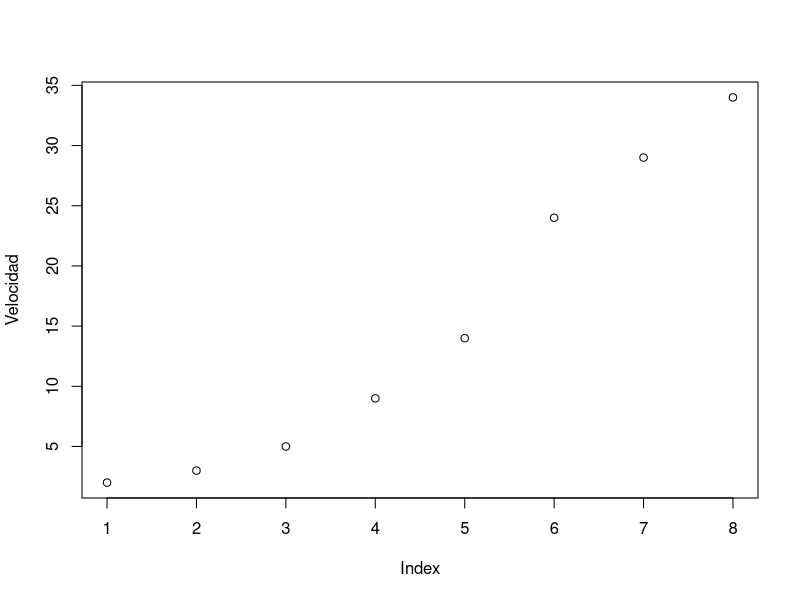
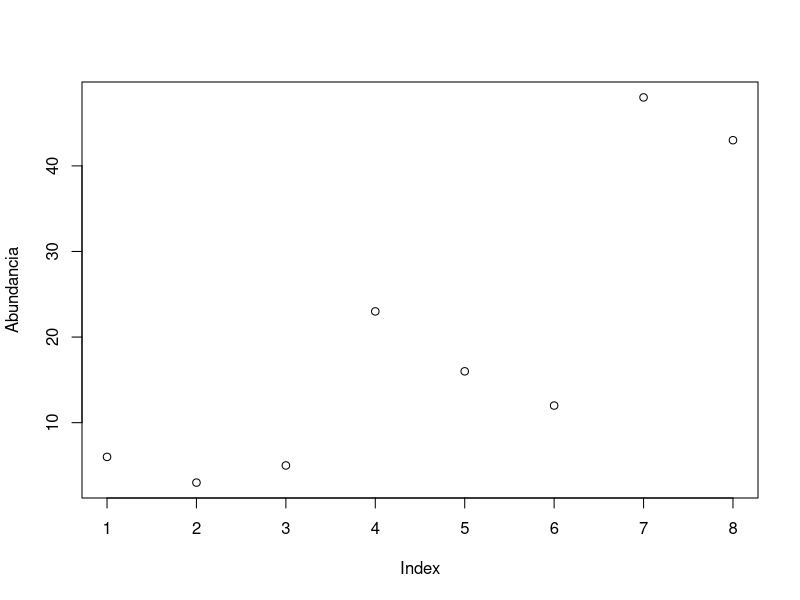
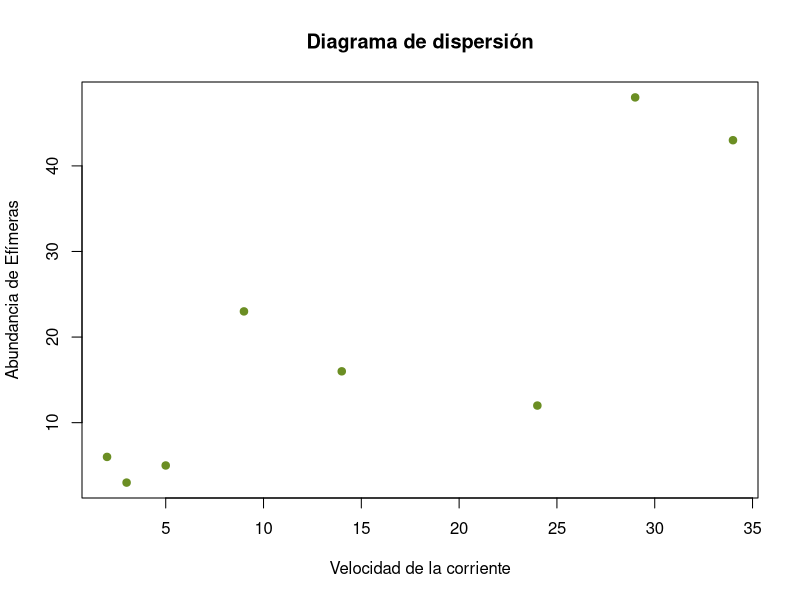

These figures' R source, in order: (Note: this script raises an error after producing the figures.)
resp <- data.frame( 
  Velocidad <- c(2,3,5,9,14,24,29,34),
  Abundancia  <- c(6,3,5,23,16,12,48,43)
)

resp$Rango_velocidad <- rank(resp$Velocidad,
                             ties.method = "first")
resp$Rango_Abundancia <- rank(resp$Abundancia, 
                              ties.method = "first")
plot(Velocidad)
plot(Abundancia)
plot(resp$Velocidad,
     resp$Abundancia,
     main = "Diagrama de dispersión",
     xlab = "Velocidad de la corriente",
     ylab = "Abundancia de Efímeras",
     pch = 19,      
     col = "olivedrab")

#Es estadisticamente significativa la correlación? 
#Se rechaza la H0 o la H1? 
#H0=No existe una correlación entre la velocidad del arroyo 
#y la abundancia de efímeras
#H1=“Existe una correlación positiva entre la velocidad de los arroyos
#y la abundancia de efímeras 

resp$dif<- resp$Rango_velocidad ~ 
  resp$Rango_Abundancia
resp$dif2<- resp$dif^2
sum(resp$dif2)

cor.test(resp$Rango_velocidad,
         resp$Rango_Abundancia,
         method = "spearman")

cor.test(resp$Velocidad....c.2..3..5..9..14..24..29..34.,
         resp$Abundancia....c.6..3..5..23..16..12..48..43.,
         method = "spearman")
